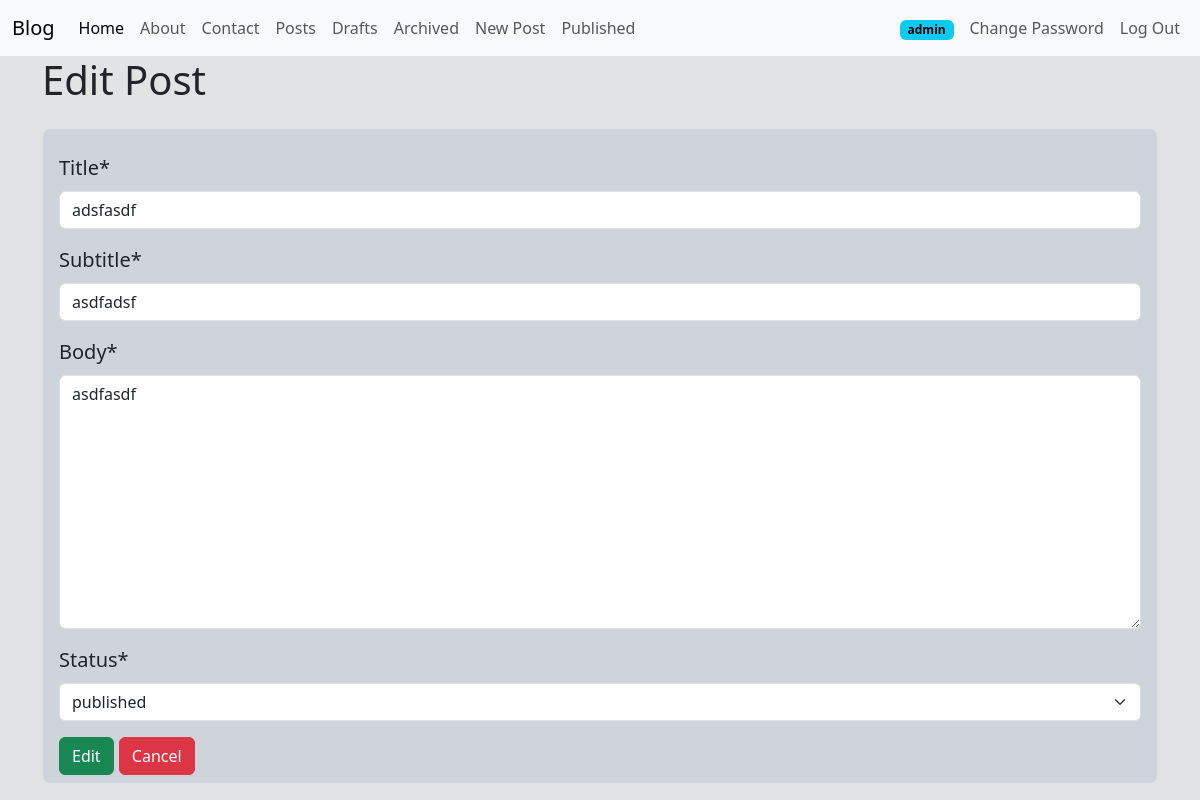
Screenshot of /posts/edit/17/ (signed in) with the database file from the repository.
### posts/models.py (models this page shows, shortened)
class Post(models.Model): # oop (object oriented programing)
    title = models.CharField(max_length=128)  # string
    subtitle = models.CharField(max_length=256)  # string
    body = models.TextField()  # string
    created_on = models.DateTimeField(auto_now_add=True)  # date / datetime
    author = models.ForeignKey(
        get_user_model(),
        on_delete=models.CASCADE
    )  # User model
    status = models.ForeignKey(
        Status,
        on_delete=models.DO_NOTHING
    )

### posts/views.py (the view)
# urls.py: path("edit/<int:pk>/", PostUpdateView.as_view(), name="post_edit"),
class PostUpdateView(LoginRequiredMixin, UserPassesTestMixin, UpdateView):
    template_name = "post/edit.html"
    model = Post
    fields = ["title", "subtitle", "body", "status"]
    def test_func(self):
        post = self.get_object()
        if self.request.user.is_authenticated:
            if self.request.user == post.author:
                 return True
            else:
                return False
        else:
            return False

### posts/models.py (called while the page is built)
    def __str__(self):
        return f"{self.name}"

### templates/post/edit.html (shortened to what this page needs)
{% extends 'base.html' %}
{% load crispy_forms_tags %}
{% block content %}
 <body class="bg-secondary-subtle">
    <h1>Edit Post</h1>
    <form method="post" class="form-control form-control-lg bg-dark-subtle pt-4 mt-4 opacity-20" placeholder=".form-control-lg">
        {{ form| crispy}}
        <input type="submit" value="Edit" class="btn btn-success opacity-20">
        <a href="{% url 'post_detail' post.id%}" class="btn btn-danger">Cancel</a>
    </form>
</body>
{% endblock %}

### templates/navbar.html (shortened to what this page needs)
<nav class="navbar navbar-expand-lg bg-body-tertiary">
  <div class="container-fluid">
    <a class="navbar-brand" href="{% url 'home' %}">Blog</a>
    <div class="collapse navbar-collapse" id="navbarSupportedContent">
      <ul class="navbar-nav me-auto mb-2 mb-lg-0">
        <li class="nav-item">
          <a class="nav-link active" aria-current="page" href="{% url 'home' %}">Home</a>
        </li>
        <li class="nav-item">
          <a class="nav-link" href="{% url 'about' %}">About</a>
        </li>
        <li class="nav-item">
          <a class="nav-link" href="{% url 'contact' %}">Contact</a>
        </li>
        <li class="nav-item">
          <a class="nav-link" href="{% url 'post_list' %}">Posts</a>
        </li>
        {% if user.is_authenticated %}
          <li class="nav-item">
            <a class="nav-link" href="{% url 'post_drafts' %}">Drafts</a>
          </li>
          <li class="nav-item">
            <a class="nav-link" href="{% url 'post_archived' %}">Archived</a>
          </li>
          <li class="nav-item">
            <a class="nav-link" href="{% url 'post_new' %}">New Post</a>
          </li>
        {% endif %}
        <li class="nav-item">
          <a class="nav-link" href="{% url 'post_list' %}">Published</a>
        </li>
      </ul>
      <ul class="navbar-nav ms-auto mb-2 mb-lg-0 align-items-center">
        {% if user.is_authenticated %}
          <li class="nav-item me-2">
            <span class="badge text-bg-info">{{ user.username }}</span>
          </li>
          <li class="nav-item">
            <a class="nav-link" href="{% url 'password_change' %}">Change Password</a>
          </li>
          <li class="nav-item">
            <form action="{% url 'logout' %}" method="post" class="d-inline">
              <button type="submit" class="btn btn-link nav-link py-0">Log Out</button>
            </form>
          </li>
        {% endif %}
      </ul>
    </div>
  </div>
</nav>

### rows the page displays
Post: title "adsfasdf", subtitle "asdfadsf", body "asdfasdf", status "published"

### other values shown
{{ user.username }} "admin"
